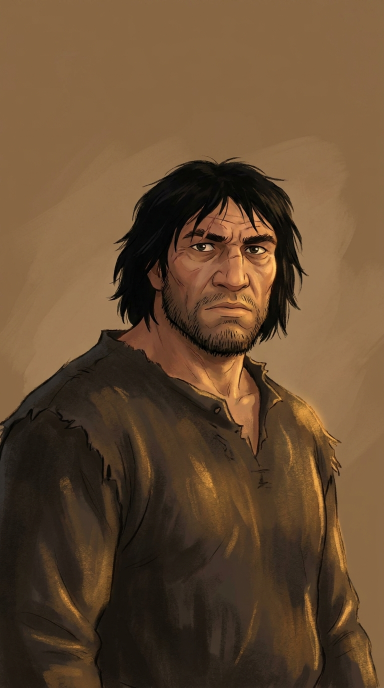
#> input picture media-production/CHARACTERS/barabbas/face-front.jpeg, 768 x 1376 px, found by its file name (shown at 1/2 size)
$ python qc_strip.py barabbas/face-front.jpeg
#> lines starting #> are read from the running program, lines starting #| are printed output that depends on the picture
#!/usr/bin/env python3
"""qc_strip.py — one QC image per character: the three views side by side,
plus a zoomed face crop of the three-quarter and full-body so identity drift
is visible at a glance. Writes <slug>/_qc.jpg (never committed as approval —
it is a working QC aid; the contact sheet for Cameron is separate).

Usage: python3 CHARACTERS/qc_strip.py <slug> [...]
"""
import sys
from pathlib import Path

from PIL import Image

CH = Path(__file__).resolve().parent
H = 640


def load(p, height=H):
    im = Image.open(p)
    w = int(im.width * height / im.height)
    return im.resize((w, height))


def face_crop(p, height=H):
    im = Image.open(p)
    w, h = im.size
    c = im.crop((int(w * .20), int(h * .02), int(w * .80), int(h * .42)))
    nw = int(c.width * height / c.height)
    return c.resize((nw, height))


def strip(slug):
    d = CH / slug
    views = [d / "face-front.jpeg", d / "three-quarter.jpeg", d / "full-body.jpeg"]
    if not all(v.exists() for v in views):
        print(f"{slug}: missing views — skip")
        return
    tiles = [load(views[0]), load(views[1]), load(views[2]),
             face_crop(views[1]), face_crop(views[2])]
#> in load, im is the input picture: PIL image 768x1376 RGB; mean R, G, B 101.5, 75.6, 50.1
#> call 2 of load, with height = 640
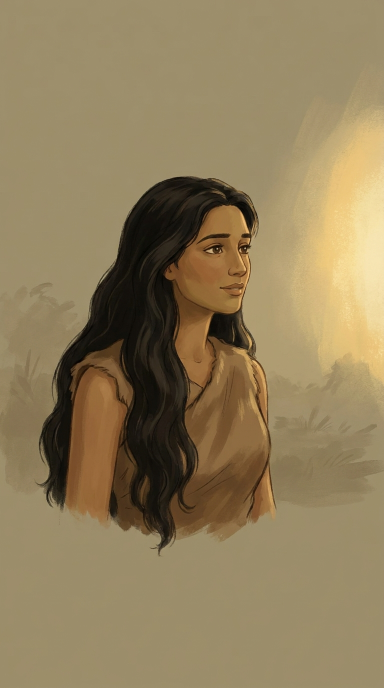
#> input picture media-production/CHARACTERS/eve/three-quarter.jpeg, 768 x 1376 px, found by its file name (shown at 1/2 size)
#> in load, im is the input picture: PIL image 768x1376 RGB; mean R, G, B 144.2, 126.4, 91.1
#> in load (call 2), `return im.resize((w, height))`:
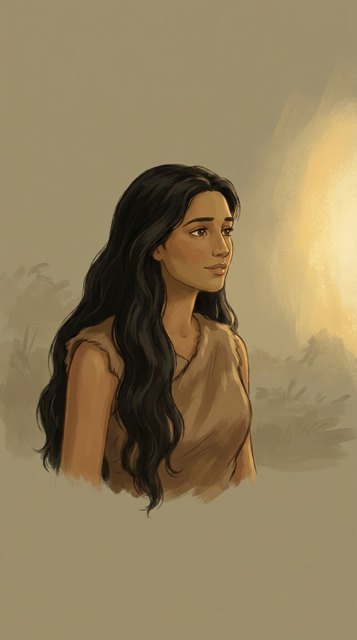
#> returned value: PIL image 357x640 RGB; mean R, G, B 144.2, 126.4, 91
#> call 3 of load, with height = 640
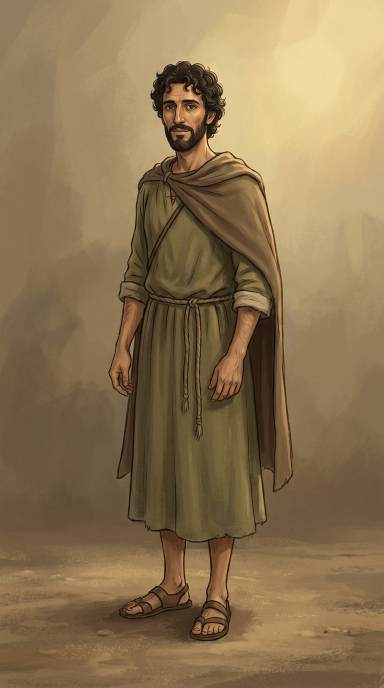
#> input picture media-production/CHARACTERS/andrew/full-body.jpeg, 768 x 1376 px, found by its file name (shown at 1/2 size)
#> in load, im is the input picture: PIL image 768x1376 RGB; mean R, G, B 139.6, 116.5, 81.5
#> in load (call 3), `return im.resize((w, height))`:
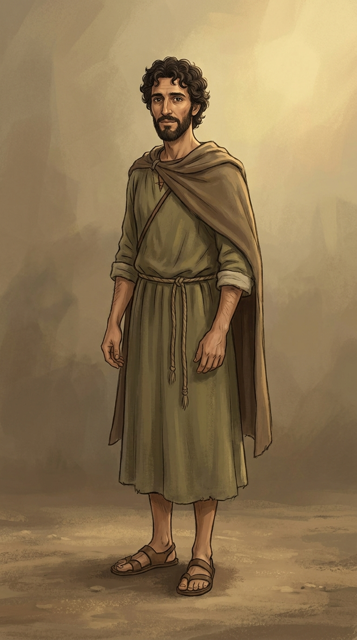
#> returned value: PIL image 357x640 RGB; mean R, G, B 139.6, 116.5, 81.5
#> in face_crop, `c = im.crop((int(w * .20), int(h * .02), int(w * .80), int(h * .42)))`:
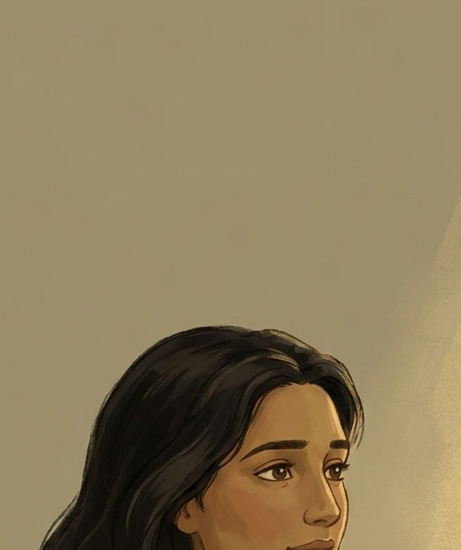
#> c: PIL image 461x550 RGB; mean R, G, B 140.4, 124.6, 91.2
#> call 2 of face_crop, with height = 640
#> in face_crop (call 2), `c = im.crop((int(w * .20), int(h * .02), int(w * .80), int(h * .42)))`:
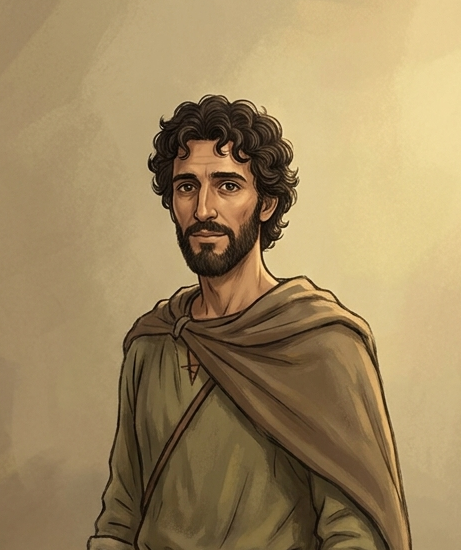
#> c: PIL image 461x550 RGB; mean R, G, B 159.1, 136.5, 96.4
    w = sum(t.width for t in tiles) + 8 * (len(tiles) + 1)
#> w = 2191
    out = Image.new("RGB", (w, H + 16), (24, 24, 28))
    x = 8
    for t in tiles:
        out.paste(t, (x, 8))
        x += t.width + 8
#> this loop made 5 passes
#> x on passes 1 to 5: 373, 738, 1103, 1647, 2191
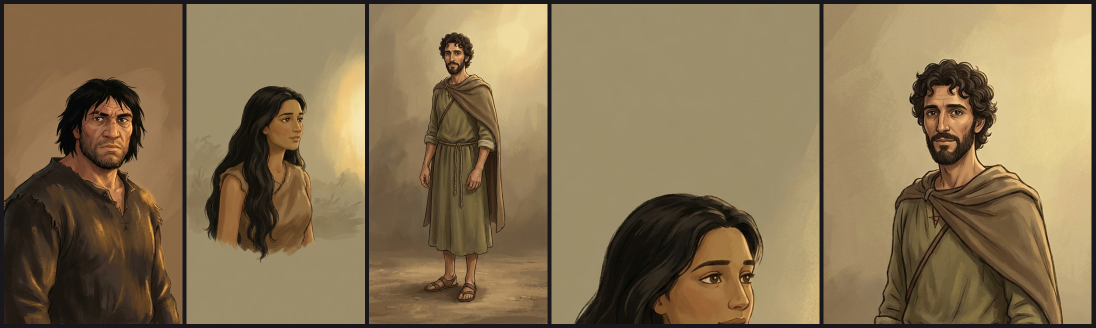
#> out: PIL image 2191x656 RGB (shown at 1/2 size); mean R, G, B 133.8, 114.1, 81.4
#> after the loop, x = 2191
    out.save(d / "_qc.jpg", quality=82)
    print(f"{slug}: _qc.jpg written")


if __name__ == "__main__":
    for s in sys.argv[1:]:
        strip(s)
